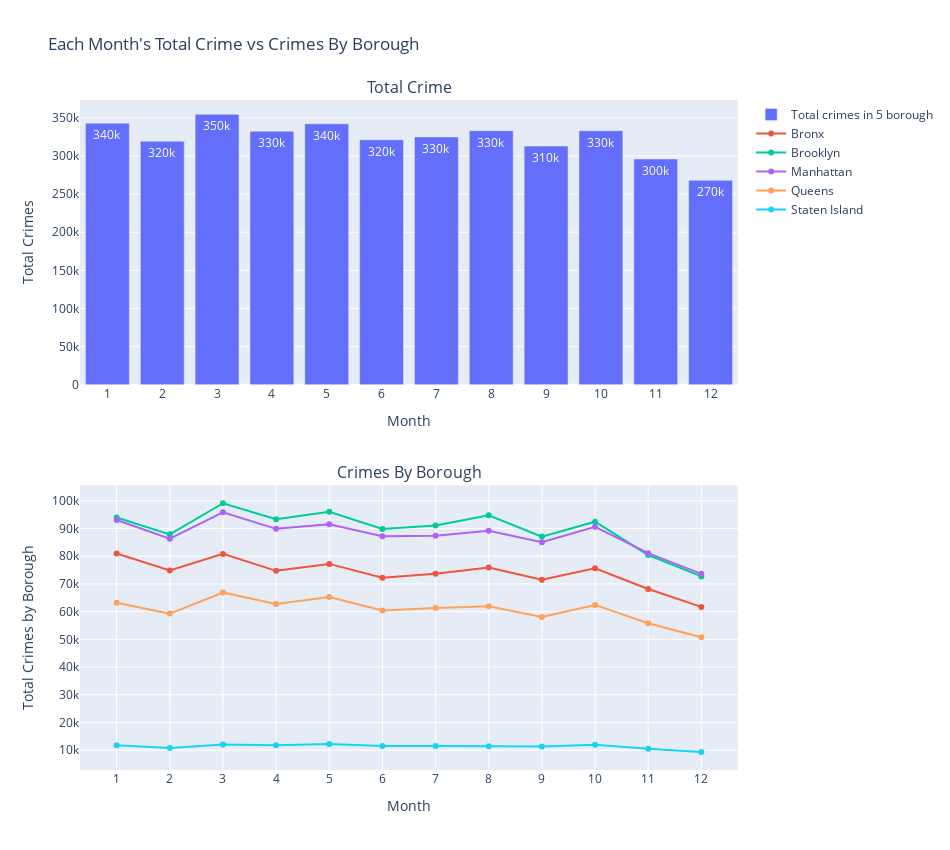

This figure's notebook cell:
### Code cell
data_y=df1.groupby(['arrest_month','arrest_boro'])['arrest_key'].count()
borough=['Bronx', 'Brooklyn', 'Manhattan', 'Queens', 'Staten Island']
li_data_y=list(data_y)
data_x=sorted(df1['arrest_month'].unique())

f = make_subplots(rows=2, 
                  cols=1,
                  shared_xaxes=False,
                  vertical_spacing=0.15,
                  subplot_titles=('Total Crime','Crimes By Borough'))

total_data_y=df1.groupby(['arrest_month'])['arrest_key'].count()

f.add_bar(name="Total crimes in 5 borough",x=data_x,y=total_data_y,row=1,col=1,text=total_data_y)

f.update_traces(texttemplate='%{text:.2s}', textposition='auto')

for i in range(len(borough)):
    f.add_scatter(name=borough[i],x=data_x,y=data_y[i::5],row=2,col=1)
    
    
f.update_layout(
    xaxis = dict(
        title='Month',
        tickmode = 'linear',
        tick0 =1,
        dtick = 1
    ),
    xaxis2 = dict(
        title='Month',
        tickmode = 'linear',
        tick0 =1,
        dtick = 1
    ),
    yaxis1 = dict(
        title='Total Crimes'
    ),
    yaxis2 = dict(
        title='Total Crimes by Borough',
        tickmode = 'linear',
        tick0 =0,
        dtick = 10000
    ),
    height=850, 
    width=950,
    title_text="Each Month's Total Crime vs Crimes By Borough")

f.show()

### Figure 1 — Plotly figure (JSON) as saved in the notebook; plotly's stock layout.template omitted (floating-point values rounded to 4 significant figures)
{"data": [{"name": "Total crimes in 5 borough", "text": [343081, 319242, 354804, 332499, 342295, 321231, 325049, 333285, 313087, 333174, 296049, 268193], "textposition": "auto", "texttemplate": "%{text:.2s}", "type": "bar", "x": [1, 2, 3, 4, 5, 6, 7, 8, 9, 10, 11, 12], "xaxis": "x", "y": [343081, 319242, 354804, 332499, 342295, 321231, 325049, 333285, 313087, 333174, 296049, 268193], "yaxis": "y"}, {"name": "Bronx", "type": "scatter", "x": [1, 2, 3, 4, 5, 6, 7, 8, 9, 10, 11, 12], "xaxis": "x2", "y": [80976, 74899, 80846, 74739, 77239, 72212, 73652, 75973, 71524, 75654, 68195, 61712], "yaxis": "y2"}, {"name": "Brooklyn", "type": "scatter", "x": [1, 2, 3, 4, 5, 6, 7, 8, 9, 10, 11, 12], "xaxis": "x2", "y": [93972, 87909, 99137, 93351, 96041, 89847, 91130, 94809, 87087, 92476, 80432, 72732], "yaxis": "y2"}, {"name": "Manhattan", "type": "scatter", "x": [1, 2, 3, 4, 5, 6, 7, 8, 9, 10, 11, 12], "xaxis": "x2", "y": [93091, 86345, 95847, 89891, 91576, 87265, 87394, 89206, 85067, 90628, 81115, 73649], "yaxis": "y2"}, {"name": "Queens", "type": "scatter", "x": [1, 2, 3, 4, 5, 6, 7, 8, 9, 10, 11, 12], "xaxis": "x2", "y": [63240, 59292, 66900, 62781, 65247, 60402, 61337, 61914, 58068, 62432, 55804, 50766], "yaxis": "y2"}, {"name": "Staten Island", "type": "scatter", "x": [1, 2, 3, 4, 5, 6, 7, 8, 9, 10, 11, 12], "xaxis": "x2", "y": [11802, 10797, 12074, 11737, 12192, 11505, 11536, 11383, 11341, 11984, 10503, 9334], "yaxis": "y2"}], "layout": {"annotations": [{"font": {"size": 16}, "showarrow": false, "text": "Total Crime", "x": 0.5, "xanchor": "center", "xref": "paper", "y": 1, "yanchor": "bottom", "yref": "paper"}, {"font": {"size": 16}, "showarrow": false, "text": "Crimes By Borough", "x": 0.5, "xanchor": "center", "xref": "paper", "y": 0.425, "yanchor": "bottom", "yref": "paper"}], "height": 850, "title": {"text": "Each Month's Total Crime vs Crimes By Borough"}, "width": 950, "xaxis": {"anchor": "y", "domain": [0, 1], "dtick": 1, "tick0": 1, "tickmode": "linear", "title": {"text": "Month"}}, "xaxis2": {"anchor": "y2", "domain": [0, 1], "dtick": 1, "tick0": 1, "tickmode": "linear", "title": {"text": "Month"}}, "yaxis": {"anchor": "x", "domain": [0.575, 1], "title": {"text": "Total Crimes"}}, "yaxis2": {"anchor": "x2", "domain": [0, 0.425], "dtick": 10000, "tick0": 0, "tickmode": "linear", "title": {"text": "Total Crimes by Borough"}}}}
